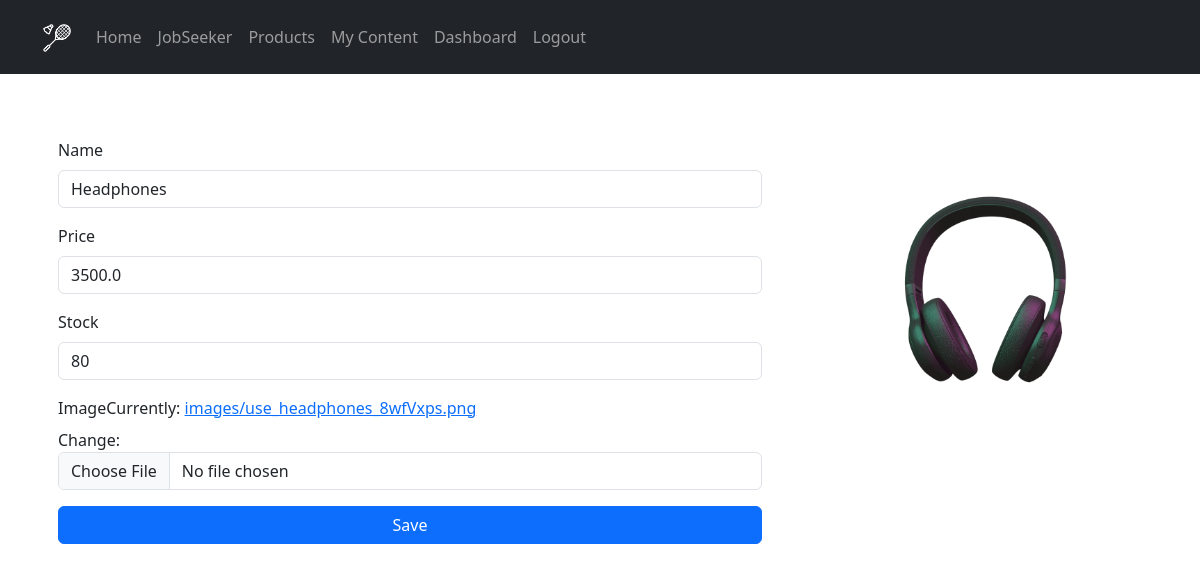
Screenshot of /products/1/edit/ (signed in) with the database file from the repository.
### app/models.py (models this page shows, shortened)
class Product(models.Model):
    user = models.ForeignKey('auth.User', on_delete=models.CASCADE)
    name = models.CharField(max_length=100)
    price = models.FloatField()
    stock = models.IntegerField()
    image = models.ImageField(upload_to='images/')

### app/views.py (the view, shortened to what this page needs)
# urls.py: path('products/<int:pid>/edit/', views.edit_product, name='edit_product'),
@login_required
def edit_product(request, pid):
    product = get_object_or_404(Product, pk=pid)
    form = ProductForm(request.POST or None, request.FILES or None, instance=product)
    ctx = {"form": form}
    return render(request, 'products/edit_product.html', ctx)

### app/forms.py
class ProductForm(forms.ModelForm):
    class Meta:
        model = Product
        fields = ('name', 'price', 'stock', 'image')

### templates/products/edit_product.html (shortened to what this page needs)
{% extends 'layout/base.html' %}
{% load static %}
{% load django_bootstrap5 %}
{% block content %}
<div class="container">
    <div class="row">
        <div class="col-md-8 mt-5">
            <div class="container-fluid bg-warnign p-3">
                <div class="row">
                    <form method="post" enctype="multipart/form-data">
                        {% bootstrap_form form %}
                        <div class="d-grid gap-2">
                          <button class="btn btn-primary">Save</button>
                        </div>
                    </form>
                </div>
            </div>
        </div>
        <div class="col-md-4 mt-5 ">
            <img src="{% static '/images/headphones.gif' %}" alt="" class="img-fluid">
        </div>
    </div>
</div>
{% endblock %}

### rows the page displays
Product: name "Headphones", price "3500.0", stock "80"
